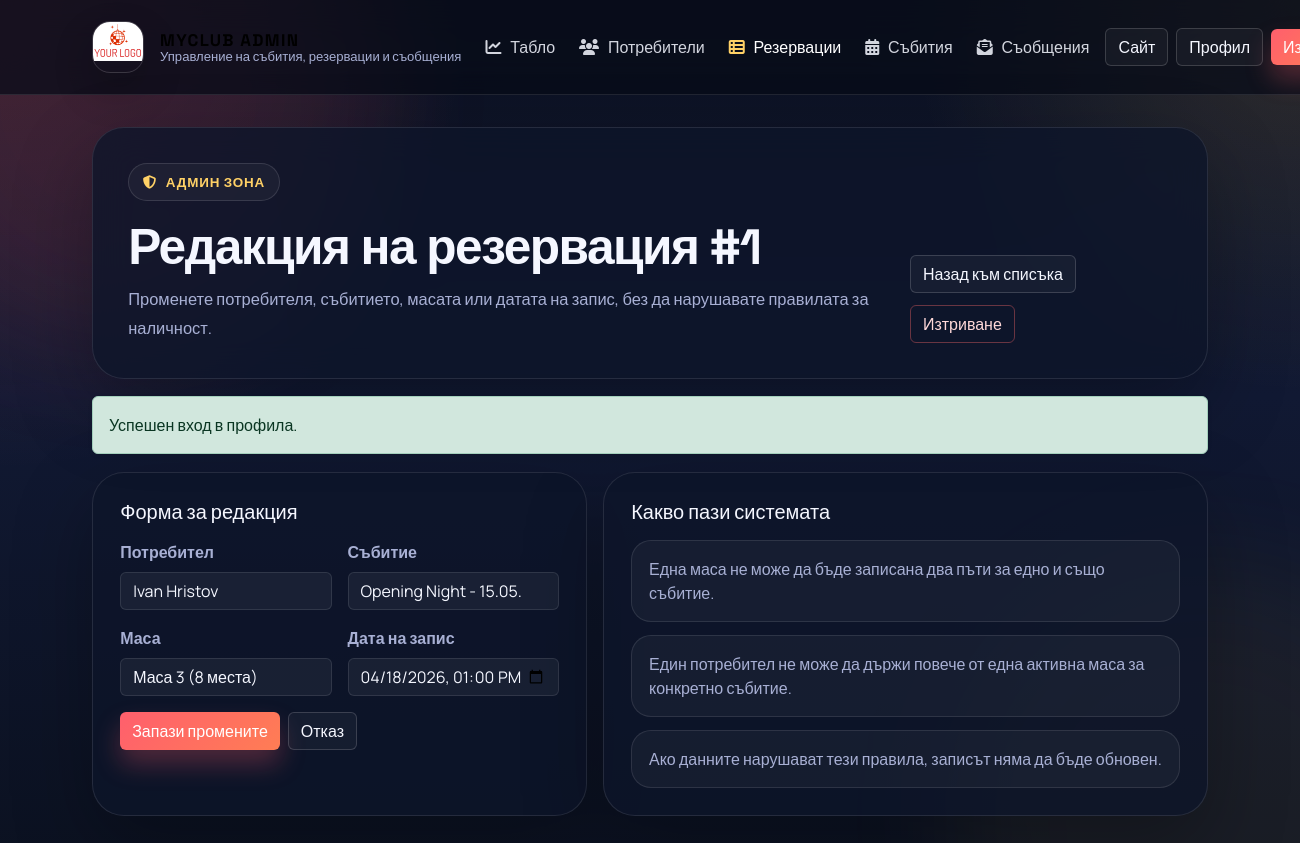
The app's page /CODE/admin/edit_reservation.php?id=1 (signed in) with its own data.
### tables this page shows
CREATE TABLE reservation (
  id_reservation INT AUTO_INCREMENT PRIMARY KEY,
  id_person INT NOT NULL,
  id_table INT NOT NULL,
  id_party INT NOT NULL,
  date_for_reservation DATETIME NOT NULL DEFAULT CURRENT_TIMESTAMP,
  CONSTRAINT fk_reservation_person FOREIGN KEY (id_person) REFERENCES registered_person(id_person) ON DELETE CASCADE,
  CONSTRAINT fk_reservation_table FOREIGN KEY (id_table) REFERENCES tables(id_tables) ON DELETE CASCADE,
  CONSTRAINT fk_reservation_party FOREIGN KEY (id_party) REFERENCES parties(id_party) ON DELETE CASCADE,
  CONSTRAINT uniq_party_table UNIQUE (id_party, id_table),
  CONSTRAINT uniq_person_party UNIQUE (id_person, id_party)
);

CREATE TABLE registered_person (
  id_person INT AUTO_INCREMENT PRIMARY KEY,
  first_name_person VARCHAR(100) NOT NULL,
  last_name_person VARCHAR(100) NOT NULL,
  email_person VARCHAR(255) NOT NULL UNIQUE,
  pass_person VARCHAR(255) NOT NULL,
  phone_number_person VARCHAR(20) NULL,
  role ENUM('admin', 'user') NOT NULL DEFAULT 'user',
  created_at DATETIME NOT NULL DEFAULT CURRENT_TIMESTAMP
);

CREATE TABLE parties (
  id_party INT AUTO_INCREMENT PRIMARY KEY,
  name_party VARCHAR(150) NOT NULL,
  event_date DATETIME NOT NULL,
  description TEXT NULL,
  created_at DATETIME NOT NULL DEFAULT CURRENT_TIMESTAMP
);

### CODE/includes/bootstrap.php (called while the page is built, shortened)
<?php
function e(mixed $value): string
{
    return htmlspecialchars((string) $value, ENT_QUOTES | ENT_SUBSTITUTE, 'UTF-8');
}
function format_datetime_local_value(?string $value): string
{
    try {
        $date = new DateTimeImmutable($value);
    } catch (Exception) {
        return '';
    }
    return $date->format('Y-m-d\TH:i');
}

### CODE/admin/edit_reservation.php (the view, shortened to what this page needs)
<?php
require_once dirname(__DIR__) . '/includes/bootstrap.php';
require_once __DIR__ . '/_chrome.php';
$connection = db();
$reservationId = (int) ($_GET['id'] ?? $_POST['id'] ?? 0);
$reservationStatement = $connection->prepare(
    'SELECT id_reservation, id_person, id_party, id_table, date_for_reservation
     FROM reservation
     WHERE id_reservation = ?
     LIMIT 1'
);
$reservationStatement->execute([$reservationId]);
$reservation = $reservationStatement->fetch();
$users = $connection->query(
    'SELECT id_person, first_name_person, last_name_person
     FROM registered_person
     ORDER BY first_name_person ASC, last_name_person ASC'
)->fetchAll();
$parties = $connection->query(
    'SELECT id_party, name_party, event_date
     FROM parties
     ORDER BY event_date ASC'
)->fetchAll();
$tables = $connection->query(
    'SELECT id_tables, table_number, seats_number
     FROM tables
     ORDER BY table_number ASC'
)->fetchAll();
$actions = '<a href="reservations.php" class="btn btn-ghost-light">Назад към списъка</a>'
    . '<a href="delete_reservation.php?id=' . (int) $reservation['id_reservation'] . '" class="btn btn-outline-danger">Изтриване</a>';
?>
<section class="admin-split">
  <article class="admin-card">
    <h2 class="h5 mb-3">Форма за редакция</h2>
    <form method="post" class="row g-3">
      <div class="col-md-6">
        <label for="id_person" class="form-label">Потребител</label>
        <select name="id_person" id="id_person" class="form-select" required>
          <?php foreach ($users as $user): ?>
            <option value="<?= (int) $user['id_person'] ?>" <?= (int) $user['id_person'] === (int) $reservation['id_person'] ? 'selected' : '' ?>>
              <?= e($user['first_name_person'] . ' ' . $user['last_name_person']) ?>
            </option>
          <?php endforeach; ?>
        </select>
      </div>
      <div class="col-md-6">
        <label for="id_party" class="form-label">Събитие</label>
        <select name="id_party" id="id_party" class="form-select" required>
          <?php foreach ($parties as $party): ?>
            <option value="<?= (int) $party['id_party'] ?>" <?= (int) $party['id_party'] === (int) $reservation['id_party'] ? 'selected' : '' ?>>
              <?= e($party['name_party']) ?> - <?= e(format_datetime($party['event_date'])) ?>
            </option>
          <?php endforeach; ?>
        </select>
      </div>
      <div class="col-md-6">
        <label for="id_table" class="form-label">Маса</label>
        <select name="id_table" id="id_table" class="form-select" required>
          <?php foreach ($tables as $table): ?>
            <option value="<?= (int) $table['id_tables'] ?>" <?= (int) $table['id_tables'] === (int) $reservation['id_table'] ? 'selected' : '' ?>>
              Маса <?= (int) $table['table_number'] ?> (<?= (int) $table['seats_number'] ?> места)
            </option>
          <?php endforeach; ?>
        </select>
      </div>
      <div class="col-md-6">
        <label for="date_for_reservation" class="form-label">Дата на запис</label>
        <input type="datetime-local" name="date_for_reservation" id="date_for_reservation" class="form-control" value="<?= e(format_datetime_local_value($reservation['date_for_reservation'])) ?>" required>
      </div>
      <div class="col-12 d-flex flex-wrap gap-2">
        <button type="submit" class="btn btn-brand">Запази промените</button>
        <a href="reservations.php" class="btn btn-ghost-light">Отказ</a>
      </div>
    </form>
  </article>
  <article class="admin-card">
    <h2 class="h5 mb-3">Какво пази системата</h2>
    <ul class="admin-note-list">
      <li>Една маса не може да бъде записана два пъти за едно и също събитие.</li>
      <li>Един потребител не може да държи повече от една активна маса за конкретно събитие.</li>
      <li>Ако данните нарушават тези правила, записът няма да бъде обновен.</li>
    </ul>
  </article>
</section>

### CODE/css/site-refresh.css (style rules this page uses)
:root { --bg: #0b1020; --bg-soft: #11172b; --panel: rgba(14, 21, 42, 0.78); --panel-strong: rgba(12, 17, 34, 0.92); --line: rgba(255, 255, 255, 0.1); --line-strong: rgba(255, 255, 255, 0.16); --text: #f5f7ff; --muted: #a8b0d4; --accent: #ff5f6d; --accent-strong: #ff7d54; --accent-alt: #ffd166; --success: #2fd38b; --warning: #ffbf69; --danger: #ff6b6b; --shadow: 0 30px 80px rgba(0, 0, 0, 0.28); --shadow-soft: 0 18px 40px rgba(0, 0, 0, 0.2); --radius-lg: 32px; --radius-md: 22px; --radius-sm: 16px; }
html { scroll-behavior: smooth; }
body.brand-body { position: relative; min-height: 100vh; margin: 0; font-family: "Manrope", sans-serif; color: var(--text); background: radial-gradient(circle at top left, rgba(255, 95, 109, 0.16), transparent 30%), radial-gradient(circle at top right, rgba(255, 209, 102, 0.14), transparent 25%), linear-gradient(180deg, #0c1121 0%, #111933 45%, #0b1120 100%); }
body.brand-body::before, body.brand-body::after { content: ""; position: fixed; z-index: 0; width: 32rem; height: 32rem; border-radius: 50%; filter: blur(60px); opacity: 0.5; pointer-events: none; }
body.brand-body::before { top: -10rem; left: -8rem; background: rgba(255, 95, 109, 0.18); }
body.brand-body::after { right: -10rem; bottom: -12rem; background: rgba(255, 209, 102, 0.12); }
.btn-brand { border: none; color: #fff; background: linear-gradient(135deg, var(--accent), var(--accent-strong)); box-shadow: 0 14px 26px rgba(255, 95, 109, 0.28); }
.btn-ghost-light { border: 1px solid var(--line-strong); color: var(--text); background: rgba(255, 255, 255, 0.04); }
.admin-grid, .admin-split, .admin-stack, .admin-message-grid { display: grid; gap: 1rem; }
.admin-split { grid-template-columns: minmax(320px, 0.9fr) minmax(0, 1.1fr); }
.admin-card { border: 1px solid var(--line); border-radius: var(--radius-lg); background: var(--panel); box-shadow: var(--shadow); padding: clamp(1.25rem, 2.6vw, 1.7rem); }
.admin-card h2, .admin-card h3, .admin-card strong, .admin-card label, .admin-card .table { color: var(--text); }
.admin-note-list, .admin-detail-list { display: grid; gap: 0.8rem; margin: 0; padding: 0; list-style: none; }
.admin-note-list li, .admin-detail-list li { padding: 1rem 1.05rem; border: 1px solid var(--line); border-radius: 20px; background: rgba(255, 255, 255, 0.04); color: var(--muted); }
.admin-page .form-label { color: var(--muted); font-weight: 700; }
.admin-page .form-control, .admin-page .form-select { border-color: var(--line); background: rgba(255, 255, 255, 0.05); color: var(--text); }
.admin-page .form-control::placeholder { color: rgba(168, 176, 212, 0.8); }
.admin-page .btn-outline-danger { color: #ffd9d9; border-color: rgba(255, 107, 107, 0.38); }

### records on screen
reservation: id_person "Ivan Hristov", id_party "Opening Night - 15.05.2026 22:00", id_table "Маса 3 (8 места)", date_for_reservation "04/18/2026 13:00"

### other values on screen
$item['label'] "Табло"
$item['label'] "Потребители"
$item['label'] "Резервации"
$item['label'] "Събития"
$item['label'] "Съобщения"
$heading "Редакция на резервация #1"
$subtitle "Променете потребителя, събитието, масата или датата на запис, без да нарушавате правилата за наличност."
$flash['message'] "Успешен вход в профила."
